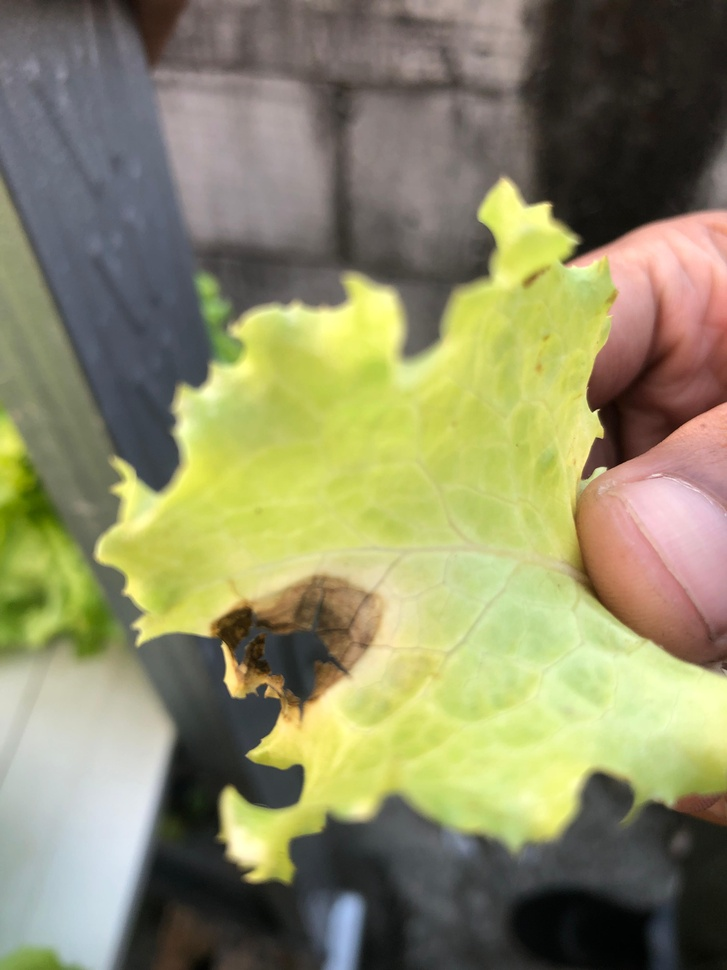
#> input picture Acara_5/img/daun.jpeg, 727 x 970 px, shrunk from 3024 x 4032 before the run, found by its file name
$ python image_enshacement2.py
#> lines starting #> are read from the running program, lines starting #| are printed output that depends on the picture
# [25 lines of commented-out code are left out]

import cv2
import numpy as np
from matplotlib import pyplot as plt

# Baca gambar asli
img = cv2.imread('Acara_5/img/daun.jpeg')
#> img is the input picture: shape (970, 727, 3); mean B, G, R 102.7, 139.1, 141.1

# Konversi ke grayscale
gray = cv2.cvtColor(img, cv2.COLOR_BGR2GRAY)
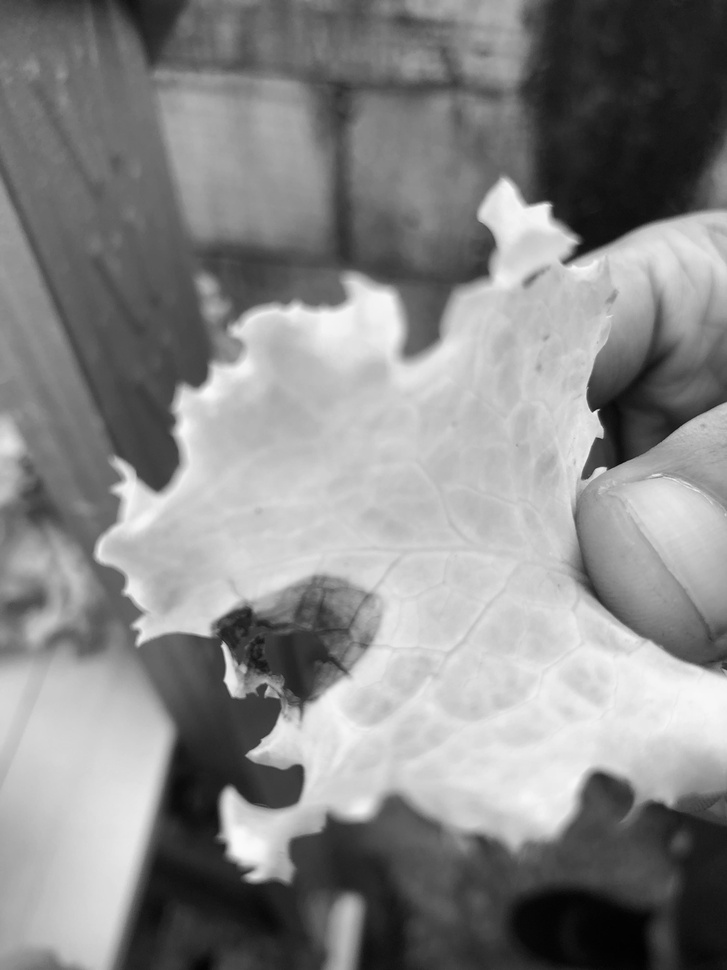
#> gray: shape (970, 727); min 1, max 250, mean 135.5

# Buat citra negatif dengan cara lain
negasi = cv2.bitwise_not(gray)
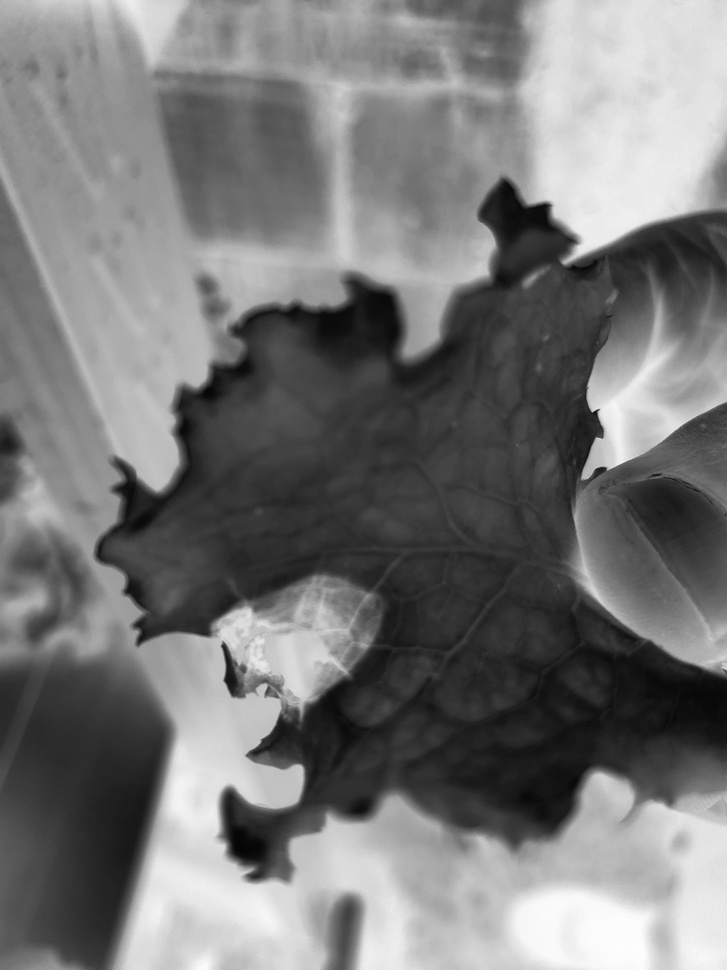
#> negasi: shape (970, 727); min 5, max 254, mean 119.5

# === Histogram Gambar Asli ===
plt.figure()
hist_img = cv2.calcHist([img], [0], None, [256], [0,256]) \
         + cv2.calcHist([img], [1], None, [256], [0,256]) \
         + cv2.calcHist([img], [2], None, [256], [0,256])
#> hist_img = 256 values, max 16258 at index 105, min 606 at index 1, mean 8263.9
plt.plot(hist_img)
plt.xlim([0,256])
plt.savefig('Acara_5/img/output/2/CitraHistI.jpeg')
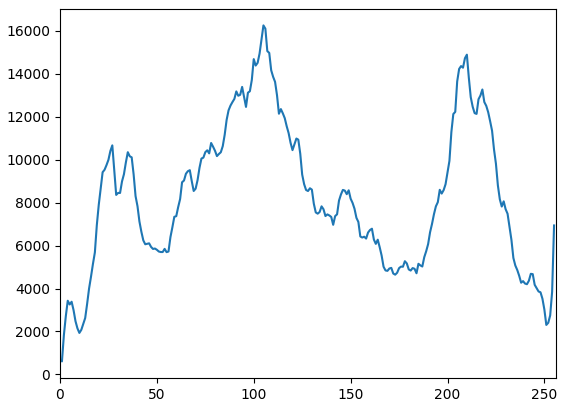
#> figure drawn by matplotlib, 1 panel; curve peaks at x = 105, y = 16258
cv2.imwrite('Acara_5/img/output/2/CitraHistIImg.jpeg', img)

# === Histogram Gambar Grayscale ===
plt.figure()
hist_gray = cv2.calcHist([gray], [0], None, [256], [0,256])
#> hist_gray = 256 values, max 7475 at index 206, min 0 at index 0, mean 2754.6
plt.plot(hist_gray)
plt.xlim([0,256])
plt.savefig('Acara_5/img/output/2/CitraHistGray.jpeg')
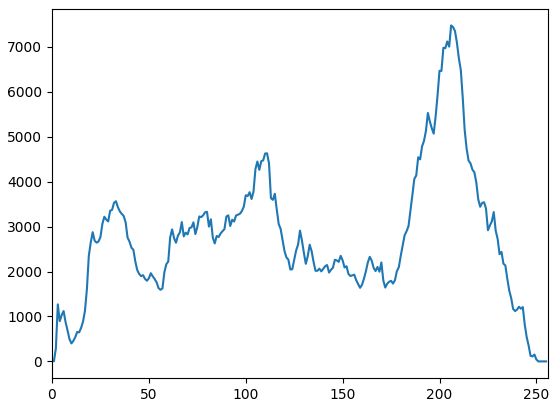
#> figure drawn by matplotlib, 1 panel; curve peaks at x = 206, y = 7475
cv2.imwrite('Acara_5/img/output/2/CitraHistGrayImg.jpeg', gray)

# === Histogram Gambar Negatif ===
plt.figure()
hist_neg = cv2.calcHist([negasi], [0], None, [256], [0,256])
#> hist_neg = 256 values, max 7475 at index 49, min 0 at index 0, mean 2754.6
plt.plot(hist_neg)
plt.xlim([0,256])
plt.savefig('Acara_5/img/output/2/CitraHistNegasi.jpeg')
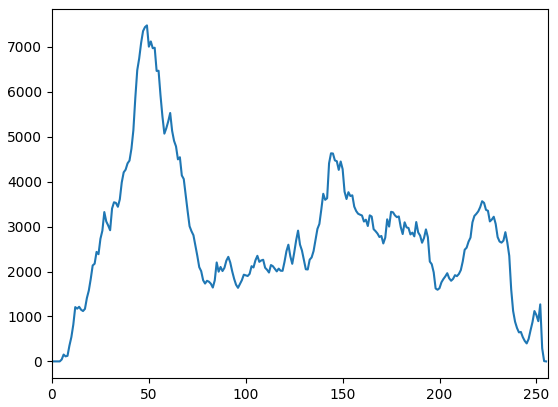
#> figure drawn by matplotlib, 1 panel; curve peaks at x = 49, y = 7475
cv2.imwrite('Acara_5/img/output/2/CitraHistNegasiImg.jpeg', negasi)
